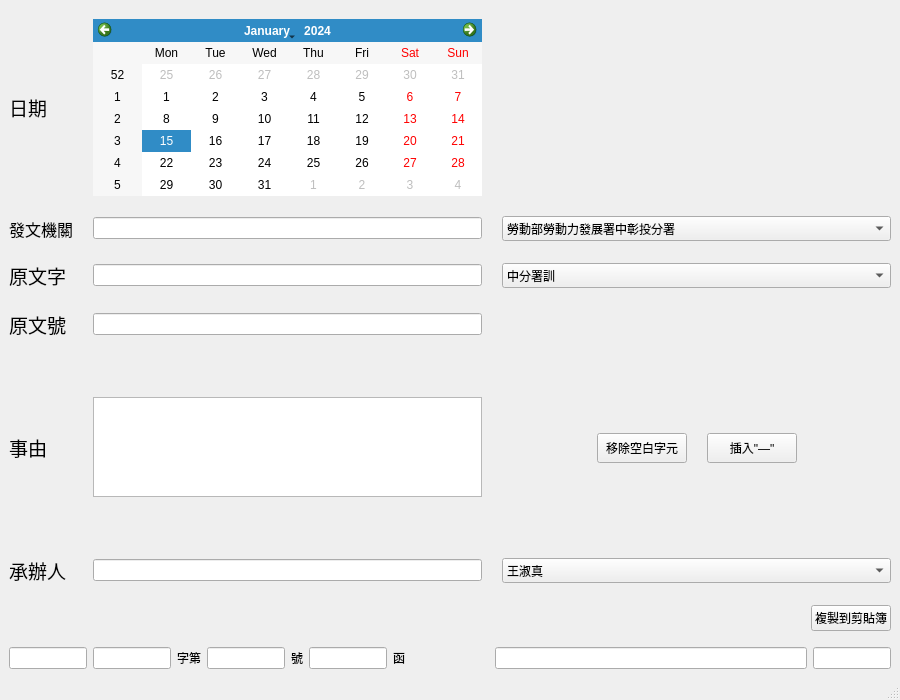
<?xml version="1.0" encoding="UTF-8"?>
<ui version="4.0">
 <class>MainWindow</class>
 <widget class="QMainWindow" name="MainWindow">
  <property name="enabled">
   <bool>true</bool>
  </property>
  <property name="geometry">
   <rect>
    <x>0</x>
    <y>0</y>
    <width>900</width>
    <height>700</height>
   </rect>
  </property>
  <property name="sizePolicy">
   <sizepolicy hsizetype="Preferred" vsizetype="Preferred">
    <horstretch>0</horstretch>
    <verstretch>0</verstretch>
   </sizepolicy>
  </property>
  <property name="minimumSize">
   <size>
    <width>900</width>
    <height>700</height>
   </size>
  </property>
  <property name="mouseTracking">
   <bool>false</bool>
  </property>
  <property name="windowTitle">
   <string>公文輸入輔助程式</string>
  </property>
  <property name="tabShape">
   <enum>QTabWidget::Rounded</enum>
  </property>
  <widget class="QWidget" name="centralwidget">
   <property name="sizePolicy">
    <sizepolicy hsizetype="Preferred" vsizetype="Preferred">
     <horstretch>0</horstretch>
     <verstretch>0</verstretch>
    </sizepolicy>
   </property>
   <layout class="QGridLayout" name="gridLayout_4">
    <item row="1" column="0">
     <layout class="QHBoxLayout" name="Layout_view" stretch="1,1,0,1,0,1,0,1,4,1">
      <item>
       <widget class="QLineEdit" name="lineEdit_2">
        <property name="readOnly">
         <bool>true</bool>
        </property>
       </widget>
      </item>
      <item>
       <widget class="QLineEdit" name="lineEdit">
        <property name="readOnly">
         <bool>true</bool>
        </property>
       </widget>
      </item>
      <item>
       <widget class="QLabel" name="label_4">
        <property name="text">
         <string>字第</string>
        </property>
       </widget>
      </item>
      <item>
       <widget class="QLineEdit" name="lineEdit_3">
        <property name="readOnly">
         <bool>true</bool>
        </property>
       </widget>
      </item>
      <item>
       <widget class="QLabel" name="label_5">
        <property name="text">
         <string>號</string>
        </property>
       </widget>
      </item>
      <item>
       <widget class="QLineEdit" name="lineEdit_4">
        <property name="readOnly">
         <bool>true</bool>
        </property>
       </widget>
      </item>
      <item>
       <widget class="QLabel" name="label">
        <property name="text">
         <string>函</string>
        </property>
       </widget>
      </item>
      <item>
       <widget class="QLabel" name="label_7">
        <property name="text">
         <string/>
        </property>
       </widget>
      </item>
      <item>
       <widget class="QLineEdit" name="lineEdit_5">
        <property name="readOnly">
         <bool>true</bool>
        </property>
       </widget>
      </item>
      <item>
       <widget class="QLineEdit" name="lineEdit_6">
        <property name="readOnly">
         <bool>true</bool>
        </property>
       </widget>
      </item>
     </layout>
    </item>
    <item row="0" column="0">
     <layout class="QGridLayout" name="Layout_inputArea" rowstretch="0,0,0,0,0,0,0" columnstretch="0,0,0,0">
      <property name="sizeConstraint">
       <enum>QLayout::SetDefaultConstraint</enum>
      </property>
      <property name="topMargin">
       <number>10</number>
      </property>
      <property name="bottomMargin">
       <number>10</number>
      </property>
      <property name="spacing">
       <number>20</number>
      </property>
      <item row="4" column="3">
       <layout class="QGridLayout" name="Layout_btn">
        <item row="0" column="2">
         <spacer name="verticalSpacer">
          <property name="orientation">
           <enum>Qt::Vertical</enum>
          </property>
          <property name="sizeHint" stdset="0">
           <size>
            <width>20</width>
            <height>40</height>
           </size>
          </property>
         </spacer>
        </item>
        <item row="2" column="2">
         <spacer name="verticalSpacer_2">
          <property name="orientation">
           <enum>Qt::Vertical</enum>
          </property>
          <property name="sizeHint" stdset="0">
           <size>
            <width>20</width>
            <height>40</height>
           </size>
          </property>
         </spacer>
        </item>
        <item row="1" column="4">
         <spacer name="horizontalSpacer">
          <property name="orientation">
           <enum>Qt::Horizontal</enum>
          </property>
          <property name="sizeHint" stdset="0">
           <size>
            <width>40</width>
            <height>20</height>
           </size>
          </property>
         </spacer>
        </item>
        <item row="1" column="0">
         <spacer name="horizontalSpacer_2">
          <property name="orientation">
           <enum>Qt::Horizontal</enum>
          </property>
          <property name="sizeHint" stdset="0">
           <size>
            <width>40</width>
            <height>20</height>
           </size>
          </property>
         </spacer>
        </item>
        <item row="1" column="2">
         <widget class="QPushButton" name="btn_dash">
          <property name="minimumSize">
           <size>
            <width>90</width>
            <height>30</height>
           </size>
          </property>
          <property name="text">
           <string>插入&quot;—&quot;</string>
          </property>
         </widget>
        </item>
        <item row="1" column="1">
         <widget class="QPushButton" name="btn_rmws">
          <property name="minimumSize">
           <size>
            <width>90</width>
            <height>30</height>
           </size>
          </property>
          <property name="text">
           <string>移除空白字元</string>
          </property>
         </widget>
        </item>
       </layout>
      </item>
      <item row="3" column="0">
       <widget class="QLabel" name="label_number">
        <property name="font">
         <font>
          <family>微軟正黑體</family>
          <pointsize>14</pointsize>
         </font>
        </property>
        <property name="text">
         <string>原文號</string>
        </property>
        <property name="buddy">
         <cstring>lineEdit_number</cstring>
        </property>
       </widget>
      </item>
      <item row="3" column="2">
       <widget class="QLineEdit" name="lineEdit_number"/>
      </item>
      <item row="1" column="0">
       <widget class="QLabel" name="label_org">
        <property name="font">
         <font>
          <family>微軟正黑體</family>
          <pointsize>12</pointsize>
         </font>
        </property>
        <property name="text">
         <string>發文機關</string>
        </property>
        <property name="buddy">
         <cstring>lineEdit_org</cstring>
        </property>
       </widget>
      </item>
      <item row="2" column="2">
       <widget class="QLineEdit" name="lineEdit_word"/>
      </item>
      <item row="1" column="3">
       <widget class="QComboBox" name="cb_org">
        <property name="sizePolicy">
         <sizepolicy hsizetype="Preferred" vsizetype="Fixed">
          <horstretch>0</horstretch>
          <verstretch>0</verstretch>
         </sizepolicy>
        </property>
        <property name="minimumSize">
         <size>
          <width>0</width>
          <height>0</height>
         </size>
        </property>
        <property name="font">
         <font>
          <family>微軟正黑體</family>
         </font>
        </property>
        <item>
         <property name="text">
          <string>勞動部勞動力發展署中彰投分署</string>
         </property>
        </item>
        <item>
         <property name="text">
          <string>臺中市政府</string>
         </property>
        </item>
        <item>
         <property name="text">
          <string>臺中市政府勞工局</string>
         </property>
        </item>
       </widget>
      </item>
      <item row="4" column="0">
       <widget class="QLabel" name="label_reason">
        <property name="font">
         <font>
          <family>微軟正黑體</family>
          <pointsize>14</pointsize>
         </font>
        </property>
        <property name="text">
         <string>事由</string>
        </property>
        <property name="buddy">
         <cstring>textEdit_reason</cstring>
        </property>
       </widget>
      </item>
      <item row="0" column="0">
       <widget class="QLabel" name="label_date">
        <property name="font">
         <font>
          <family>微軟正黑體</family>
          <pointsize>14</pointsize>
         </font>
        </property>
        <property name="text">
         <string>日期</string>
        </property>
        <property name="buddy">
         <cstring>calendar</cstring>
        </property>
       </widget>
      </item>
      <item row="2" column="0">
       <widget class="QLabel" name="label_word">
        <property name="font">
         <font>
          <family>微軟正黑體</family>
          <pointsize>14</pointsize>
         </font>
        </property>
        <property name="text">
         <string>原文字</string>
        </property>
        <property name="buddy">
         <cstring>lineEdit_word</cstring>
        </property>
       </widget>
      </item>
      <item row="5" column="0">
       <widget class="QLabel" name="label_name">
        <property name="font">
         <font>
          <family>微軟正黑體</family>
          <pointsize>14</pointsize>
         </font>
        </property>
        <property name="text">
         <string>承辦人</string>
        </property>
        <property name="buddy">
         <cstring>lineEdit_name</cstring>
        </property>
       </widget>
      </item>
      <item row="5" column="2">
       <widget class="QLineEdit" name="lineEdit_name"/>
      </item>
      <item row="1" column="2">
       <widget class="QLineEdit" name="lineEdit_org"/>
      </item>
      <item row="2" column="3">
       <widget class="QComboBox" name="cb_word">
        <property name="font">
         <font>
          <family>微軟正黑體</family>
         </font>
        </property>
        <item>
         <property name="text">
          <string>中分署訓</string>
         </property>
        </item>
        <item>
         <property name="text">
          <string>中分署秘</string>
         </property>
        </item>
        <item>
         <property name="text">
          <string>中市勞就</string>
         </property>
        </item>
        <item>
         <property name="text">
          <string>府授勞就</string>
         </property>
        </item>
       </widget>
      </item>
      <item row="5" column="3">
       <widget class="QComboBox" name="cb_name">
        <property name="font">
         <font>
          <family>微軟正黑體</family>
         </font>
        </property>
        <item>
         <property name="text">
          <string>王淑真</string>
         </property>
        </item>
        <item>
         <property name="text">
          <string>周恩琦</string>
         </property>
        </item>
        <item>
         <property name="text">
          <string>管采育</string>
         </property>
        </item>
        <item>
         <property name="text">
          <string>侯慧美</string>
         </property>
        </item>
        <item>
         <property name="text">
          <string>張幼麗</string>
         </property>
        </item>
        <item>
         <property name="text">
          <string>張宥熏</string>
         </property>
        </item>
        <item>
         <property name="text">
          <string>許雅婷</string>
         </property>
        </item>
       </widget>
      </item>
      <item row="6" column="3">
       <layout class="QGridLayout" name="gridLayout_3">
        <item row="0" column="1">
         <widget class="QPushButton" name="btn_copy">
          <property name="text">
           <string>複製到剪貼簿</string>
          </property>
         </widget>
        </item>
        <item row="0" column="0">
         <spacer name="horizontalSpacer_3">
          <property name="orientation">
           <enum>Qt::Horizontal</enum>
          </property>
          <property name="sizeHint" stdset="0">
           <size>
            <width>40</width>
            <height>20</height>
           </size>
          </property>
         </spacer>
        </item>
       </layout>
      </item>
      <item row="4" column="2">
       <widget class="QTextEdit" name="textEdit_reason">
        <property name="sizePolicy">
         <sizepolicy hsizetype="Expanding" vsizetype="Expanding">
          <horstretch>0</horstretch>
          <verstretch>0</verstretch>
         </sizepolicy>
        </property>
        <property name="maximumSize">
         <size>
          <width>16777215</width>
          <height>100</height>
         </size>
        </property>
       </widget>
      </item>
      <item row="0" column="2">
       <widget class="QCalendarWidget" name="calendar"/>
      </item>
     </layout>
    </item>
   </layout>
  </widget>
  <widget class="QStatusBar" name="statusbar"/>
  <widget class="QMenuBar" name="menubar">
   <property name="geometry">
    <rect>
     <x>0</x>
     <y>0</y>
     <width>900</width>
     <height>21</height>
    </rect>
   </property>
  </widget>
 </widget>
 <tabstops>
  <tabstop>calendar</tabstop>
  <tabstop>lineEdit_org</tabstop>
  <tabstop>cb_org</tabstop>
  <tabstop>lineEdit_word</tabstop>
  <tabstop>cb_word</tabstop>
  <tabstop>lineEdit_number</tabstop>
  <tabstop>textEdit_reason</tabstop>
  <tabstop>lineEdit_name</tabstop>
  <tabstop>cb_name</tabstop>
  <tabstop>btn_rmws</tabstop>
  <tabstop>btn_dash</tabstop>
  <tabstop>btn_copy</tabstop>
 </tabstops>
 <resources/>
 <connections>
  <connection>
   <sender>cb_org</sender>
   <signal>activated(QString)</signal>
   <receiver>lineEdit_org</receiver>
   <slot>setText(QString)</slot>
   <hints>
    <hint type="sourcelabel">
     <x>499</x>
     <y>257</y>
    </hint>
    <hint type="destinationlabel">
     <x>397</x>
     <y>261</y>
    </hint>
   </hints>
  </connection>
  <connection>
   <sender>cb_word</sender>
   <signal>activated(QString)</signal>
   <receiver>lineEdit_word</receiver>
   <slot>setText(QString)</slot>
   <hints>
    <hint type="sourcelabel">
     <x>479</x>
     <y>300</y>
    </hint>
    <hint type="destinationlabel">
     <x>411</x>
     <y>306</y>
    </hint>
   </hints>
  </connection>
  <connection>
   <sender>cb_name</sender>
   <signal>activated(QString)</signal>
   <receiver>lineEdit_name</receiver>
   <slot>setText(QString)</slot>
   <hints>
    <hint type="sourcelabel">
     <x>479</x>
     <y>588</y>
    </hint>
    <hint type="destinationlabel">
     <x>421</x>
     <y>590</y>
    </hint>
   </hints>
  </connection>
 </connections>
</ui>
